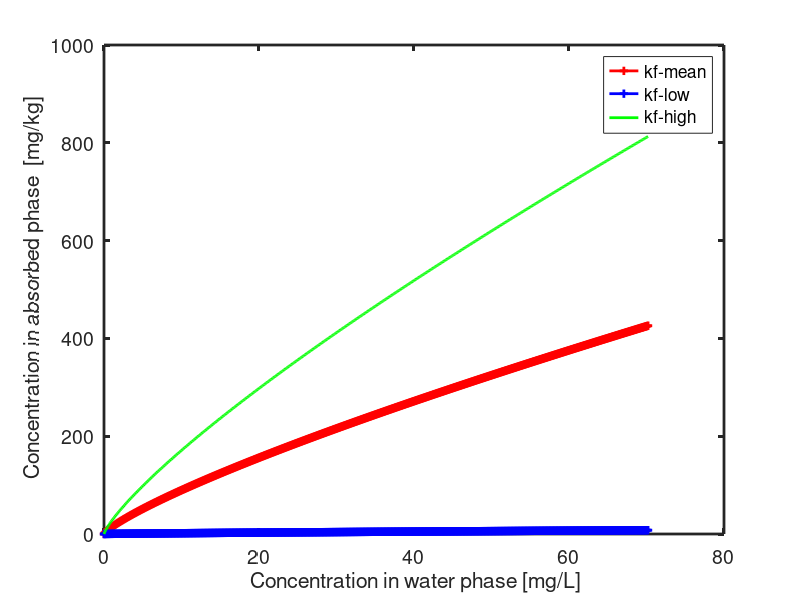
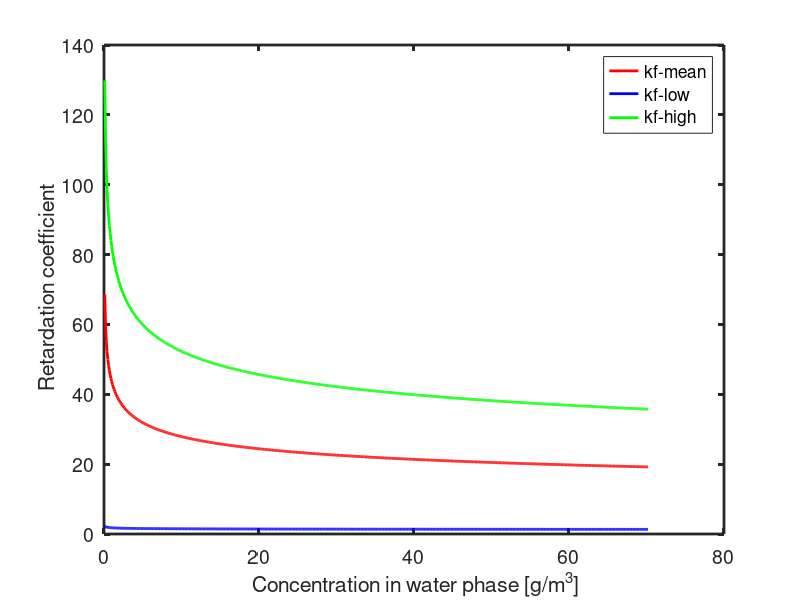

Source code (MATLAB) for these figures, in order:
%calculation the freundlich isotherm and retardation coefficient
% speficy bulk density and soil moisture at experimental site
rho=1.500;   % kg/L
theta=0.4;  % m3/m3

% KF and beta values taken from footprint database
kf_mean=14.2;
kf_low=0.26;
kf_high=27.1;                       % dimension here mg^(1-beta) * L^beta / kg;  

beta=0.8;

% Specify maximum concentration in the water phase use IPU
CWmax=70.2 %Cw dimension is g/m3 = mg/L
dCw=0.1; %stept
Cw=[0: dCw : CWmax]; %Cw dimension is kg/m3

% equilibrium concentration in solid phase [mg / kg]
Ct_mean = kf_mean* Cw.^beta;
Ct_low = kf_low * Cw.^beta;
Ct_high = kf_high * Cw.^beta;

figure;
h1=plot(Cw,Ct_mean,'r+-','linewidth',2);
hold on;
h2=plot(Cw,Ct_low,'b+-','linewidth',2);
hold on;
h3=plot(Cw,Ct_high,'g-','linewidth',2);

legend([h1 h2 h3],'kf-mean','kf-low','kf-high');
xlabel(' Concentration in water phase [mg/L]','fontsize',14);
ylabel(' Concentration in absorbed phase  [mg/kg]','fontsize',14);
set(gca,'fontsize',14,'linewidth',2);

% zweiter Teil

Rcw_mean=1+(beta*rho/theta*kf_mean*(Cw).^(beta-1));
Rcw_low=1+(beta*rho/theta*kf_low*(Cw).^(beta-1));
Rcw_high=1+(beta*rho/theta*kf_high*(Cw).^(beta-1));

figure;
h4=plot(Cw,Rcw_mean,'r-','linewidth',2);
hold on;
h5=plot(Cw,Rcw_low,'b-','linewidth',2);
hold on;
h6=plot(Cw,Rcw_high,'g-','linewidth',2);
legend([h4 h5 h6],'kf-mean','kf-low','kf-high');
xlabel(' Concentration in water phase [g/m^3]','fontsize',14);
ylabel(' Retardation coefficient','fontsize',14);
set(gca,'fontsize',14,'linewidth',2);

%calculate the Kd value and R at low concentrations
Cw_low=CWmax /100;
% mean value
Ct_low_mean = kf_mean*Cw_low^beta;
Kd_mean=Ct_low_mean/Cw_low
R_mean=1+rho*Kd_mean/theta
% minimum value
Ct_low_low=kf_low*Cw_low^beta;
Kd_low=Ct_low_low/Cw_low
R_low=1+rho*Kd_low/theta

% maximum value
Ct_low_high=kf_high*Cw_low^beta;
Kd_high=Ct_low_high/Cw_low
R_high=1+rho*Kd_high/theta

